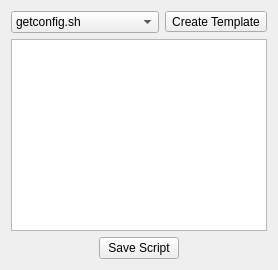
          <widget class="QWidget" name="page_scfg_scripts">
           <layout class="QVBoxLayout" name="verticalLayout_4">
            <item>
             <layout class="QHBoxLayout" name="horizontalLayout_8">
              <item>
               <widget class="QComboBox" name="combo_scfg_script">
                <item>
                 <property name="text">
                  <string notr="true">getconfig.sh</string>
                 </property>
                </item>
                <item>
                 <property name="text">
                  <string notr="true">setconfig.sh</string>
                 </property>
                </item>
                <item>
                 <property name="text">
                  <string notr="true">doneconfig.sh</string>
                 </property>
                </item>
               </widget>
              </item>
              <item>
               <widget class="QToolButton" name="tool_scfg_newtemplate">
                <property name="text">
                 <string>Create Template</string>
                </property>
                <property name="icon">
                 <iconset resource="EasyPBI.qrc">
                  <normaloff>:/png/icons/plus.png</normaloff>:/png/icons/plus.png</iconset>
                </property>
                <property name="toolButtonStyle">
                 <enum>Qt::ToolButtonTextBesideIcon</enum>
                </property>
               </widget>
              </item>
             </layout>
            </item>
            <item>
             <widget class="QPlainTextEdit" name="text_scfg_script">
              <property name="lineWrapMode">
               <enum>QPlainTextEdit::NoWrap</enum>
              </property>
             </widget>
            </item>
            <item>
             <layout class="QHBoxLayout" name="horizontalLayout_10">
              <item>
               <spacer name="horizontalSpacer_6">
                <property name="orientation">
                 <enum>Qt::Horizontal</enum>
                </property>
                <property name="sizeHint" stdset="0">
                 <size>
                  <width>40</width>
                  <height>20</height>
                 </size>
                </property>
               </spacer>
              </item>
              <item>
               <widget class="QPushButton" name="push_scfg_savescript">
                <property name="text">
                 <string>Save Script</string>
                </property>
               </widget>
              </item>
              <item>
               <spacer name="horizontalSpacer_5">
                <property name="orientation">
                 <enum>Qt::Horizontal</enum>
                </property>
                <property name="sizeHint" stdset="0">
                 <size>
                  <width>40</width>
                  <height>20</height>
                 </size>
                </property>
               </spacer>
              </item>
             </layout>
            </item>
           </layout>
          </widget>
